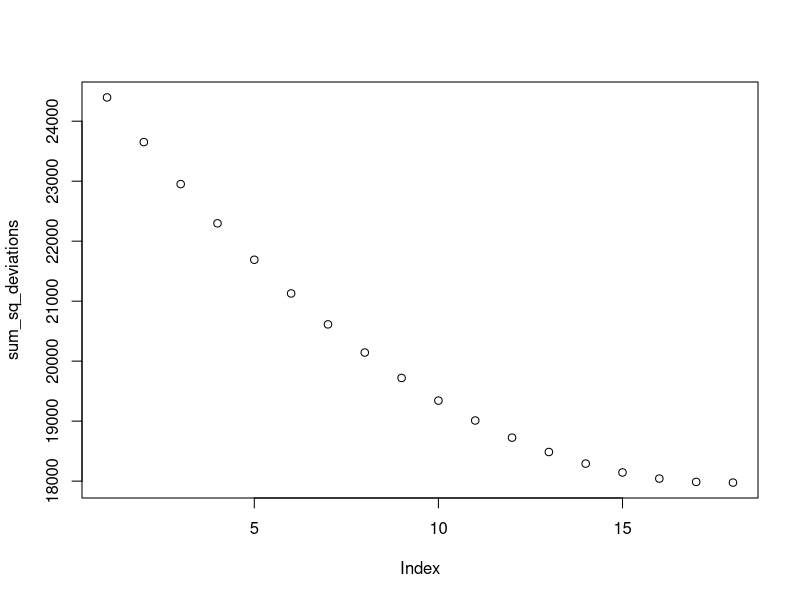

The R script that drew this image:
## ---- chunk 1
scores  <-c(2,4,6,7,7,7,3,4,6,7,8,89,5,3,57,8,99,0,4,34,57,8,3)

#numbers_to_test <- min(scores):max(scores)

numbers_to_test <-c(seq (1,mean(scores),.1))

sum_sq_deviations <-c(mean(scores)) # create an empty vector to store sums
for(i in numbers_to_test) {sum_sq_deviations[i] <- sum((scores-i)^2)

numbers_to_test <- c(2,4,6,7,7,7,3,4,6,7, mean(scores), 89,57,99,34,57)}

plot (sum_sq_deviations)
## ---- chunk 2
sum(sum(scores)/length(scores))
mean(scores)
## ---- chunk 3
#variance 
sum (sum_sq_deviations[i] /(length(scores)-1))
var(scores)
